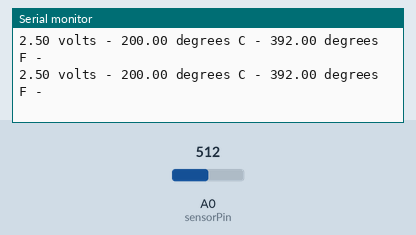
Simulated run of this sketch. Board: Arduino Uno, built with avr-gcc and run on an emulated ATmega328P. Parts: the last lines printed to the serial monitor. The test bench sets the inputs (shaded band); at power-on: A0 (sensorPin) = 512.

Above: at 1.8 s.
1.9 s: A0 (sensorPin) set to 716
At 2.7 s:
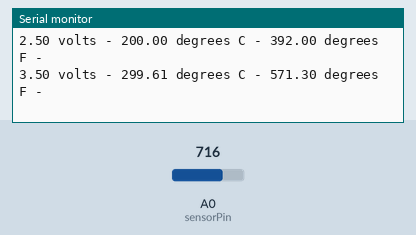
3.4 s: A0 (sensorPin) set to 900
At 4.3 s:
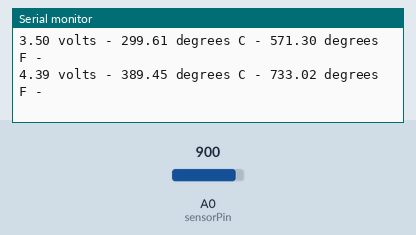
Timing chart, 0 to 6.4 s (numbered marks = the images above; inputs shaded):
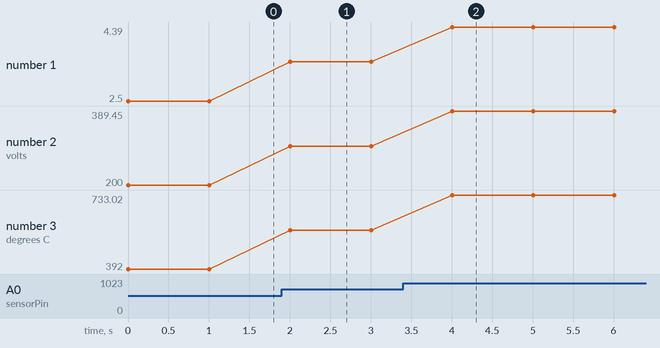

The sketch:

Read_Serial_Temp_from_Arduino_-_Copy.ino
```cpp
#define sensorPin A0
void setup() {
Serial.begin(9600);
}
void loop()

{
int reading = analogRead(sensorPin);
float voltage = reading * 5.0;
voltage /= 1024.0;
float temperatureC = (voltage - 0.5) * 100 ;
float temperatureF = (temperatureC * 9.0 / 5.0) + 32.0;
Serial.print(voltage); Serial.print(" volts - ");
Serial.print(temperatureC); Serial.print(" degrees C - ");
Serial.print(temperatureF); Serial.println(" degrees F - ");
delay(1000);
}
```

Measured:
- after the input at 1.9 s, the serial monitor: prints a new line after 0.10 s (image 1)
- after the input at 3.4 s, the serial monitor: prints a new line after 0.61 s (image 2)
- plotted number 1: 2.5 → 3.5 after the input at 1.9 s, 3.5 → 4.39 after the input at 3.4 s
- plotted number 2: 200 → 299.61 after the input at 1.9 s, 299.61 → 389.45 after the input at 3.4 s
- plotted number 3: 392 → 571.3 after the input at 1.9 s, 571.3 → 733.02 after the input at 3.4 s
